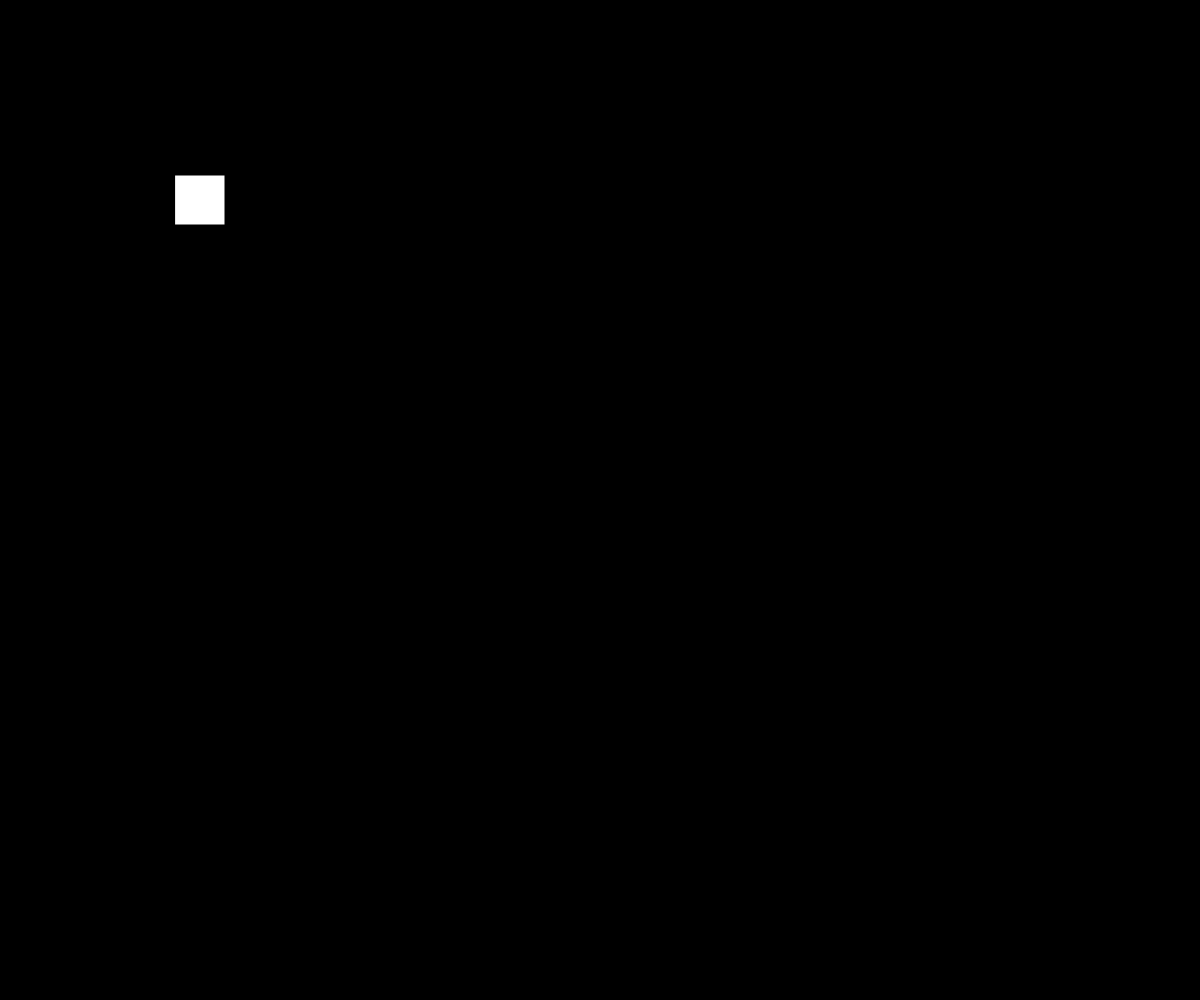
Frame 1 (no input)
Frame 60 (no input): identical to frame 1, image omitted
Frame 120 (the mouse pressed at the canvas centre since frame 60): identical to frame 1, image omitted

The p5.js sketch that drew this single still picture (run headless with seeded random() and noise() and a simulated clock; from frame 60 on, the mouse is pressed at the canvas centre):

// p5.js sketch
// ── sketch.js
// moveable objects
// Your Name
// Date
//
// Extra for Experts:
// - describe what you did to take this project "above and beyond"

let x =  200;
let y = 200;
let rSize = 50;
let mouseOver = false;
let pickedUp = false;

function setup() {
  createCanvas(windowWidth, windowHeight);
  rectMode(CENTER);
}

function draw() {
  background(0);
  mouseOver = false;
  if (mouseX >= x - rSize/2 && mouseX <= x + rSize/2){
    if (mouseY >= y -rSize/2 && mouseY <= y + rSize/2){
      mouseOver = true;
    }
  }
  if (pickedUp){
    x = mouseX;
    y = mouseY;
  }
  rect(x, y, rSize, rSize);
}

function mousePressed(){
  if(mouseOver){
    PickedUp = true;
  }
}

function mouseReleased(){
  PickedUp = false;
}
